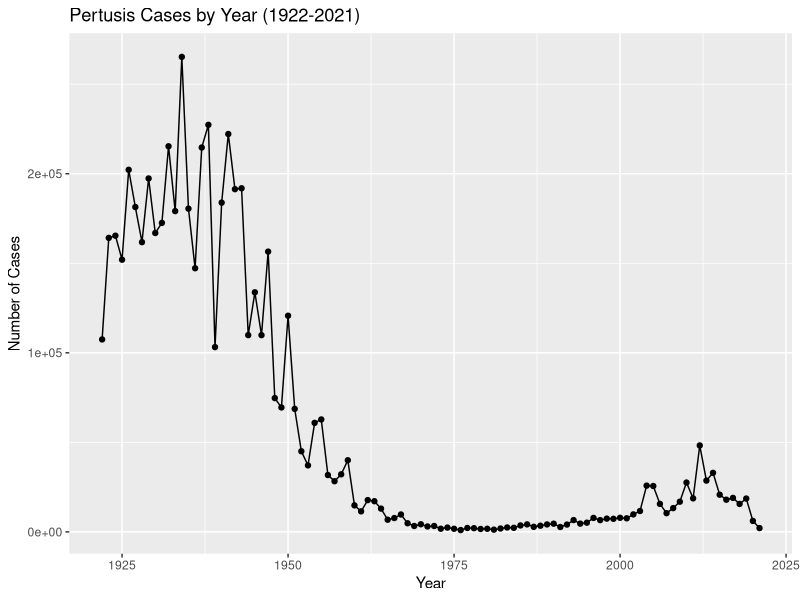
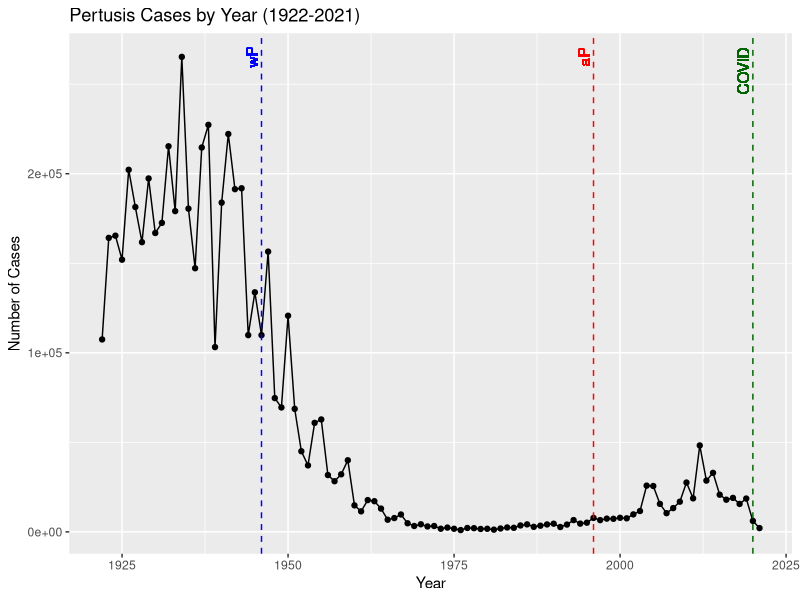

R code for these plots, in order: (Note: this script raises an error after producing the figures.)
## ---- chunk 1
cdc <- data.frame(
                                 Year = c(1922L,1923L,1924L,1925L,
                                          1926L,1927L,1928L,1929L,1930L,1931L,
                                          1932L,1933L,1934L,1935L,1936L,
                                          1937L,1938L,1939L,1940L,1941L,1942L,
                                          1943L,1944L,1945L,1946L,1947L,
                                          1948L,1949L,1950L,1951L,1952L,
                                          1953L,1954L,1955L,1956L,1957L,1958L,
                                          1959L,1960L,1961L,1962L,1963L,
                                          1964L,1965L,1966L,1967L,1968L,1969L,
                                          1970L,1971L,1972L,1973L,1974L,
                                          1975L,1976L,1977L,1978L,1979L,1980L,
                                          1981L,1982L,1983L,1984L,1985L,
                                          1986L,1987L,1988L,1989L,1990L,
                                          1991L,1992L,1993L,1994L,1995L,1996L,
                                          1997L,1998L,1999L,2000L,2001L,
                                          2002L,2003L,2004L,2005L,2006L,2007L,
                                          2008L,2009L,2010L,2011L,2012L,
                                          2013L,2014L,2015L,2016L,2017L,2018L,
                                          2019L,2020L,2021L),
                                Cases = c(107473,164191,165418,152003,
                                          202210,181411,161799,197371,
                                          166914,172559,215343,179135,265269,
                                          180518,147237,214652,227319,103188,
                                          183866,222202,191383,191890,109873,
                                          133792,109860,156517,74715,69479,
                                          120718,68687,45030,37129,60886,
                                          62786,31732,28295,32148,40005,
                                          14809,11468,17749,17135,13005,6799,
                                          7717,9718,4810,3285,4249,3036,
                                          3287,1759,2402,1738,1010,2177,2063,
                                          1623,1730,1248,1895,2463,2276,
                                          3589,4195,2823,3450,4157,4570,
                                          2719,4083,6586,4617,5137,7796,6564,
                                          7405,7298,7867,7580,9771,11647,
                                          25827,25616,15632,10454,13278,
                                          16858,27550,18719,48277,28639,32971,
                                          20762,17972,18975,15609,18617,
                                          6124,2116)
       )
## ---- chunk 2
head(cdc)
## ---- chunk 3
library(ggplot2)

p<- ggplot(cdc, aes(Year, Cases)) + 
  geom_line() + 
  geom_point() + 
  labs(y = "Number of Cases", title = "Pertusis Cases by Year (1922-2021)")
p
## ---- chunk 4
p + 
  geom_vline(xintercept = c(1946, 1996, 2020), linetype = "dashed", col = c("blue", "red", "darkgreen"))+ 
  geom_text(x = 1946, y=max(cdc$Cases), label = "wP", vjust = -0.3, angle = 90, col = "blue")+
  geom_text(x = 1996, y=max(cdc$Cases), label = "aP", vjust = -0.3, angle = 90, col = "red")+
  geom_text(x = 2020, y=max(cdc$Cases), label = "COVID", vjust = -0.3, hjust = 0.8, angle = 90, col = "darkgreen")
## ---- chunk 5
library(jsonlite)

#Subject table
subject <- read_json("https://www.cmi-pb.org/api/subject", simplifyVector = TRUE)
specimen <- read_json("https://www.cmi-pb.org/api/specimen", simplifyVector = TRUE)
titer <-read_json("https://www.cmi-pb.org/api/v4/plasma_ab_titer", simplifyVector = TRUE)
## ---- chunk 6
head(subject,3)
head(specimen,3)
head(titer,3)
## ---- chunk 7
table(subject$infancy_vac)
## ---- chunk 8
table(subject$biological_sex)
## ---- chunk 9
table(subject$race, subject$biological_sex)
## ---- chunk 10
library(lubridate)
#how many days I have lived on earth
today()-ymd("2001-12-09")
#how many seconds I have been alive
time_length(today()-ymd("2001-12-09"), "seconds")
## ---- chunk 11
subject$age <- time_length(today() - ymd(subject$year_of_birth), "years")

library(dplyr)

ap <- subject %>% filter(infancy_vac == "aP")
round( summary(ap$age))

wp <- subject %>% filter(infancy_vac == "wP")
round( summary(wp$age))
## ---- chunk 12
subject$age_of_boost <- time_length(ymd(subject$date_of_boost)-ymd(subject$year_of_birth), "years")
head(subject$age_of_boost)
## ---- chunk 13
ggplot(subject) +
  aes(age_of_boost, fill=as.factor(infancy_vac)) +
  geom_histogram(show.legend=FALSE) +
  facet_wrap(vars(infancy_vac), nrow=2) +
  xlab("Age in years")
## ---- chunk 14
# Or use wilcox.test() 
x <- t.test(wp$age,  ap$age)
x$p.value
## ---- chunk 15
meta <- inner_join(specimen, subject)
head(meta)
## ---- chunk 16
abdata <- inner_join(titer, meta)
head(abdata)
## ---- chunk 17
table(abdata$isotype)
## ---- chunk 18
table(abdata$dataset)
## ---- chunk 19
IgG <- abdata %>% filter (isotype == "IgG")
head(IgG)
## ---- chunk 20
ggplot (IgG, aes(MFI_normalised, antigen, col = infancy_vac)) + geom_boxplot()
## ---- chunk 21
ggplot(IgG) +
  aes(MFI_normalised, antigen) +
  geom_boxplot() + 
    xlim(0,75) +
  facet_wrap(vars(visit), nrow=2)
## ---- chunk 22
ggplot(IgG) +
  aes(MFI_normalised, antigen, col=infancy_vac ) +
  geom_boxplot(show.legend = FALSE) + 
  facet_wrap(vars(visit), nrow=2) +
  xlim(0,75) +
  theme_bw()
## ---- chunk 23
IgG %>% filter(visit != 8) %>%
ggplot() +
  aes(MFI_normalised, antigen, col=infancy_vac ) +
  geom_boxplot(show.legend = FALSE) + 
  xlim(0,75) +
  facet_wrap(vars(infancy_vac, visit), nrow=2)
## ---- chunk 24
# Box plot for FIM2/3
filter(IgG, antigen=="FIM2/3") %>%
  ggplot() +
  aes(MFI_normalised, col=infancy_vac) +
  geom_boxplot(show.legend = FALSE) +
  facet_wrap(vars(visit)) +
  theme_bw() +
  labs(title = "FIM2/3 Antigen Level Per Visit")

#Box plot for PT
filter(IgG, antigen=="PT") %>%
  ggplot() +
  aes(MFI_normalised, col=infancy_vac) +
  geom_boxplot(show.legend = FALSE) +
  facet_wrap(vars(visit)) +
  theme_bw() +
  labs(title = "PT Antigen Level Per Visit")

#Box plot for OVA
filter(IgG, antigen=="OVA") %>%
  ggplot() +
  aes(MFI_normalised, col=infancy_vac) +
  geom_boxplot(show.legend = FALSE) +
  facet_wrap(vars(visit)) +
  theme_bw() +
  labs(title = "OVA Antigen Level Per Visit")
## ---- chunk 25
IgG.pt.2021 <- IgG %>% filter (antigen == "PT", dataset == "2021_dataset")

ggplot(IgG.pt.2021) + 
  aes(planned_day_relative_to_boost, MFI_normalised, col = infancy_vac, group = subject_id) +
  geom_point() +
  geom_line() +
  geom_vline(xintercept = c(0,14), linetype = "dashed", col = "darkgrey") +
  labs(title="2021 dataset IgG PT",
       subtitle = "Dashed lines indicate day 0 (pre-boost) and 14 (apparent peak levels)")
## ---- chunk 26
IgG.pt.2020 <- IgG %>% filter (antigen == "PT", dataset == "2020_dataset")

ggplot(IgG.pt.2020) + 
  aes(planned_day_relative_to_boost, MFI_normalised, col = infancy_vac, group = subject_id) +
  geom_point() +
  geom_line() +
  geom_vline(xintercept = c(0,3,14), linetype = "dashed", col = "darkgrey") +
  labs(title="2020 dataset IgG PT",
       subtitle = "Dashed lines indicate day 0 (pre-boost) and 14 (apparent peak levels)") +
  xlim(c(0,125))
## ---- chunk 27
rna <- read_json("https://www.cmi-pb.org/api/v2/rnaseq?versioned_ensembl_gene_id=eq.ENSG00000211896.7", simplifyVector = TRUE) 
## ---- chunk 28
#meta <- inner_join(specimen, subject)
ssrna <- inner_join(rna, meta)
## ---- chunk 29
ggplot(ssrna) +
  aes(visit, tpm, group=subject_id) +
  geom_point() +
  geom_line(alpha=0.2)
